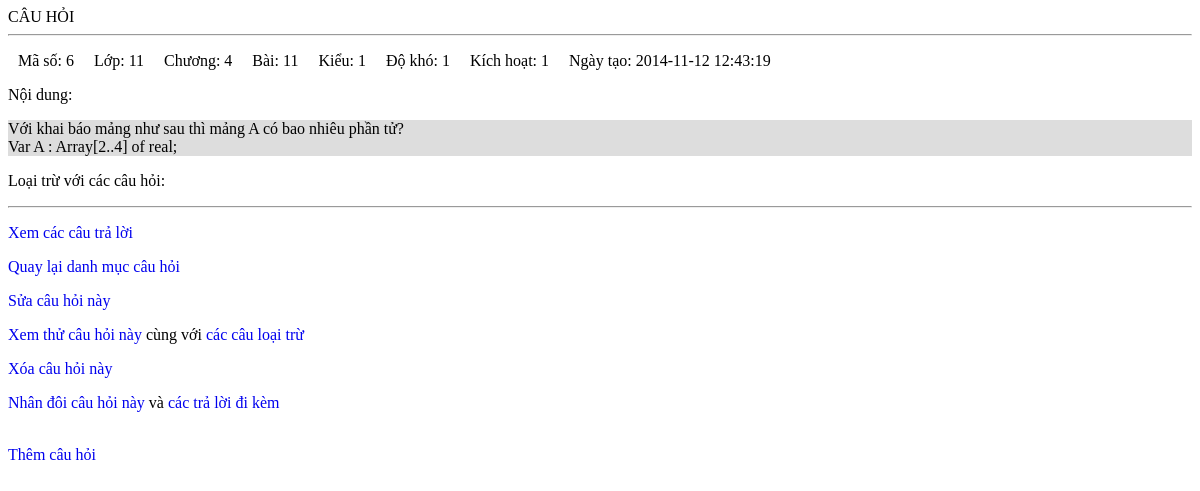
The app's page /qli/cauhoi.php?id=6&act=view, older data.
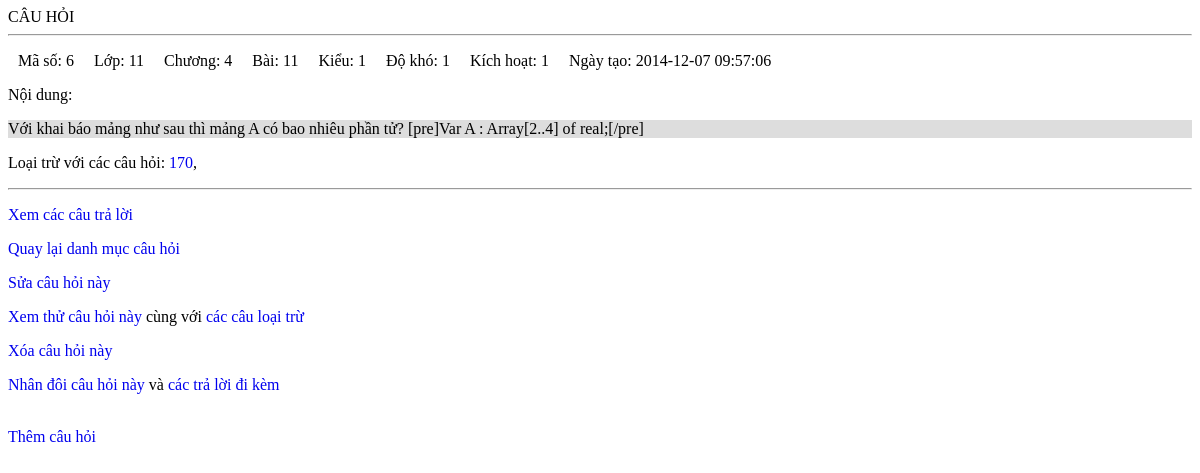
The same page, newer data.
### tables this page shows
CREATE TABLE IF NOT EXISTS `tn_cauhoi` (
  `maso` int(11) unsigned NOT NULL AUTO_INCREMENT,
  `lop` tinyint(2) DEFAULT '10' COMMENT 'Khối lớp',
  `chuong` tinyint(1) DEFAULT '0' COMMENT 'Chương mấy',
  `bai` tinyint(1) DEFAULT '0' COMMENT 'Bài mấy',
  `dokho` tinyint(1) NOT NULL DEFAULT '1' COMMENT 'Độ khó 1 2 3 4 5',
  `kieu` tinyint(1) NOT NULL DEFAULT '1' COMMENT 'Kiểu 1 = trắc nghiệm',
  `noidung` varchar(250) NOT NULL,
  `kichhoat` tinyint(1) NOT NULL DEFAULT '1' COMMENT 'Sử dụng hay không',
  `ngaylam` timestamp NOT NULL DEFAULT CURRENT_TIMESTAMP ON UPDATE CURRENT_TIMESTAMP,
  PRIMARY KEY (`maso`)
);

### qli/cauhoi.php (the view, shortened to what the changed rows need)
<html>
<head><title>Quản lí câu hỏi</title>
<link rel='stylesheet' type='text/css' href='mystyles.css' media='screen' />
<?php
echo "</head><body>";
$bbcodes=["b","i","u","sub","sup","code","pre","color","img","url","br","size"];
$khoic = isset($_GET['khoi']) ? $_GET['khoi'] : "";
$baic = isset($_GET['bai']) ? $_GET['bai'] : "";
$chuongc = isset($_GET['chuong']) ? $_GET['chuong'] : "";
$huong = ($khoic?"&khoi=$khoic":"").($chuongc?"&chuong=$chuongc":"").($baic?"&bai=$baic":"");
if (!isset($_GET['act'])) {
	$act = "view";
}
else
	$act = $_GET['act'];
	if ($act=="add") {
		echo "<div id='tieude'>THÊM CÂU HỎI </div>";
		if (isset($_POST['addnew'])) {
			$tieude = mysql_real_escape_string($_POST['cauhoi']);
			$loaitru=$_POST['loaitru'];
			$sudung=(isset($_POST['sudung'])?"1":"0");
			$khoi = $_POST['khoilop'];
			$chuong = $_POST['chuong'];
			$bai = $_POST['bai'];
			$kieu = $_POST['kieu'];
			$dokho = $_POST['dokho'];
			$sql= "insert into tn_cauhoi (lop,chuong,bai,dokho,kieu,noidung,kichhoat,ngaylam) value ('$khoi','$chuong','$bai','$dokho','$kieu','$tieude','$sudung',NOW())";
			if (defined("DEBUG")) echo $sql."<br/>";
			$result = mysql_query($sql) or die (mysql_error());
			if ($result) {
				echo "THÀNH CÔNG";
				$idmoi=mysql_insert_id();
				if ($loaitru) {
					$caus = explode(",", $loaitru);
					foreach ($caus as $cau) {
						if ($cau)
							themloaitru($idmoi,$cau);
					}
				}
				redirect("?act=view&id=$idmoi",1);
			} else {
				echo "THẤT BẠI";
				redirect("?x$huong",2);
			}
		}
		else {
			echo "<div><form action='?act=add' method='post'>";
			echo "Nội dung câu hỏi <br/><textarea cols='80' id='cauhoichinh' class='ckeditor' name='cauhoi' rows='4'></textarea><br/>";
			for ($i=0; $i<count($bbcodes);$i++) {
				echo "<span class='bbcode'>[".$bbcodes[$i]."]</span>";
			}
			echo "<p>Loại trừ với các câu hỏi: <input type='text' name='loaitru' /></p>";
			echo "<p>Sử dụng? <input type='checkbox' checked name='sudung' /></p>";
			echo "<p>Khối lớp: <input type='text' name='khoilop' size='2' value='$khoic'/> . . Chương: <input type='text' name='chuong' size='2' value='$chuongc'/>... Bài: <input type='text' name='bai' size='2' value='$baic'/></p>";
			echo "<p>Kiểu: <select name='kieu'><option value=1>Trắc nghiệm 1 lựa chọn</option><option value=2>Điền vào chỗ trống</option></select>. ";
			echo "Độ khó: <select name='dokho'><option>1</option><option>2</option><option>3</option><option>4</option><option>5</option></select>. </p>";
			echo "<p><input type ='submit' name='addnew' value='Thêm vào'></p>";
			echo "</form></div>";
		}
	}
	else if ($act=="delete") {
		if (isset($_GET['id'])) xoacauhoi($_GET['id']);
		redirect("?x$huong",1);
	}
	else if ($act=="clone") {
		if (isset($_GET['id'])) nhandoicauhoi($_GET['id'],isset($_GET['traloi']));
	}
	else {
		if (isset($_GET['id'])) {
			echo "CÂU HỎI<hr/>";
			xemcauhoi($_GET['id']);
		}
		else {
			lietkecauhoi($khoic,$chuongc,$baic);
		}
	}
echo "</body></html>";
function xemcauhoi($cau) {
	$sql= "select * from tn_cauhoi where maso=$cau";
	$result = mysql_query($sql) or die (mysql_error());
	if (mysql_num_rows($result)) {
		$data  = mysql_fetch_array($result);
		echo "<p><span style='margin: 10px 10px 0px 10px;'>Mã số: ". $data['maso']."</span>";
		echo "<span style='margin: 10px 10px 0px 10px;'>Lớp: ". $data['lop']."</span>";
		echo "<span style='margin: 10px 10px 0px 10px;'>Chương: ". $data['chuong']."</span>";
		echo "<span style='margin: 10px 10px 0px 10px;'>Bài: ". $data['bai']."</span>";
		echo "<span style='margin: 10px 10px 0px 10px;'>Kiểu: ". $data['kieu']."</span>";
		echo "<span style='margin: 10px 10px 0px 10px;'>Độ khó: ". $data['dokho']."</span>";
		echo "<span style='margin: 10px 10px 0px 10px;'>Kích hoạt: ". $data['kichhoat']."</span>";
		echo "<span style='margin: 10px 10px 0px 10px;'>Ngày tạo: ". $data['ngaylam']."</span></p>";
		echo "<p>Nội dung:</p><p style='background:#dddddd;'>". $data['noidung']."</p>";
		echo "<p>Loại trừ với các câu hỏi: ";
		$dsltru = dsloaitru($data['maso']);
		$loaitru = explode(",",$dsltru);
		foreach ($loaitru as $lt) {
			if($lt)
			echo "<a href='cauhoi.php?id=$lt'>$lt</a>, ";
		}
		echo  "</p>";
		echo "<hr/><p><a href='traloi.php?cau=$cau'>Xem các câu trả lời</a></p>";
		echo "<p><a href='?'>Quay lại danh mục câu hỏi</a></p>";
		echo "<p><a href='?act=edit&id=$cau'>Sửa câu hỏi này</a></p>";
		echo "<p><a href='preview.php?da&cau=$cau'>Xem thử câu hỏi này</a> cùng với <a href='preview.php?da&cau=$cau,$dsltru'>các câu loại trừ</a></p>";
		echo "<p><a href='?act=delete&id=$cau' onclick=\"return (confirm('Bạn muốn xóa câu hỏi này'))\">Xóa câu hỏi này</a></p>";
		echo "<p><a href='?act=clone&id=$cau'>Nhân đôi câu hỏi này</a> và <a href='?act=clone&traloi&id=$cau'>các trả lời đi kèm</a></p>";
		echo "<br/><a href='cauhoi.php?act=add&khoi=".$data['lop']."&chuong=".$data['chuong']."&bai=".$data['bai']."'>Thêm câu hỏi</a>";
	} else {
		echo "Không có câu hỏi";
	}
}
function dsloaitru($chocau) {
	$sql="select * from tn_loaitru where cau1='".$chocau."' or cau2='".$chocau."'";
	$ret=mysql_query($sql) or die(mysql_error());
	$ds="";
	if (mysql_num_rows($ret)) {
		while ($cau=mysql_fetch_array($ret)) {
			if ($cau['cau1']==$chocau) {
				$ds.=$cau['cau2'].",";
			} else {
				$ds.=$cau['cau1'].",";
			}
		}
	}
	return $ds;
}
?>

Row changes from the older to the newer data that the page shows:
changed tn_cauhoi id 6: ngaylam "2014-11-12 12:43:19" → "2014-12-07 09:57:06"; noidung "Với khai báo mảng như sau thì mảng A có bao nhiêu phần tử? Var A : Array[2..4] of real;" → "Với khai báo mảng như sau thì mảng A có bao nhiêu phần tử? [pre]Var A : Array[2..4] of real;[/pre]"
Text that changed along with them:
new list line: "170 ,"
